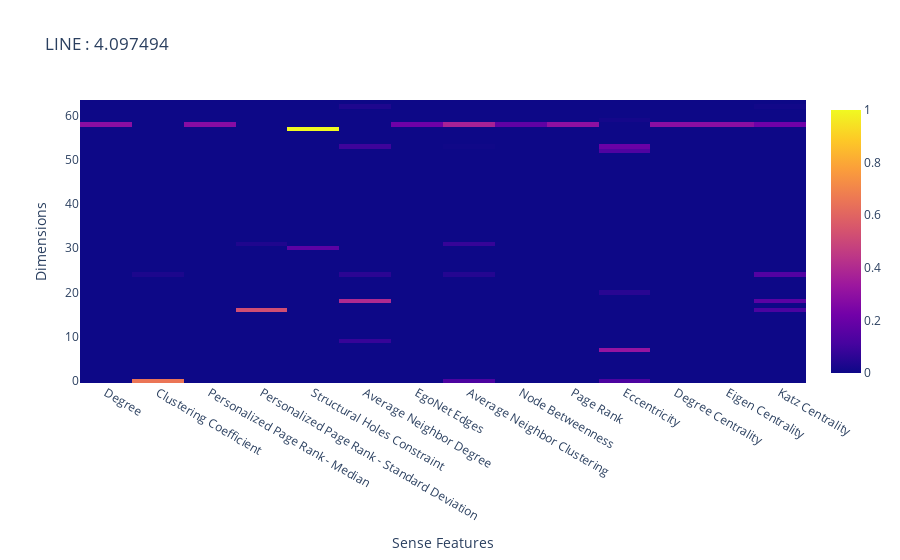
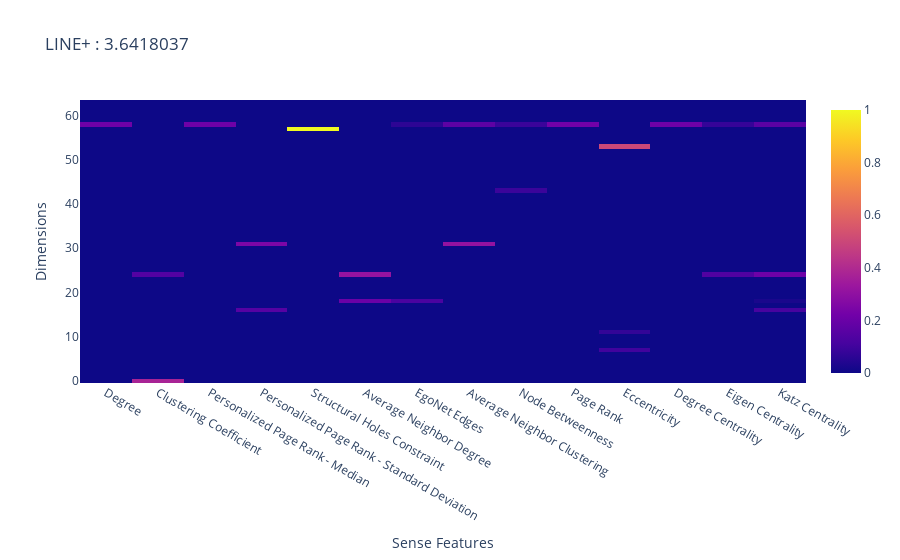

Notebook code cell kept with these figures, in order:
### Code cell
fig = go.Figure()
fig.add_trace(go.Heatmap(z = explain_og,
                         x = list(sense_feat_dict), 
                         ))
fig.update_layout(title_text = 'LINE : ' + str(np.linalg.norm(explain_og, ord = 'nuc')), 
                  xaxis_title_text = 'Sense Features', 
                  yaxis_title_text = 'Dimensions')

fig.show()

fig = go.Figure()
fig.add_trace(go.Heatmap(z = explain_plus_init,
                         x = list(sense_feat_dict), 
                         ))
fig.update_layout(title_text = 'LINE+ : ' + str(np.linalg.norm(explain_plus_init, ord = 'nuc')), 
                  xaxis_title_text = 'Sense Features', 
                  yaxis_title_text = 'Dimensions')

fig.show()

### Figure 1 — Plotly figure (JSON) as saved in the notebook; plotly's stock layout.template omitted (floating-point values rounded to 4 significant figures; data arrays with more than 128 entries replaced by an {"elided": "..."} marker saying what was removed)
{"data": [{"type": "heatmap", "x": ["Degree", "Clustering Coefficient", "Personalized Page Rank - Median", "Personalized Page Rank - Standard Deviation", "Structural Holes Constraint", "Average Neighbor Degree", "EgoNet Edges", "Average Neighbor Clustering", "Node Betweenness", "Page Rank", "Eccentricity", "Degree Centrality", "Eigen Centrality", "Katz Centrality"], "z": {"elided": "64x14 float values"}}], "layout": {"title": {"text": "LINE : 4.097494"}, "xaxis": {"title": {"text": "Sense Features"}}, "yaxis": {"title": {"text": "Dimensions"}}}}

### Figure 2 — Plotly figure (JSON) as saved in the notebook; plotly's stock layout.template omitted (floating-point values rounded to 4 significant figures; data arrays with more than 128 entries replaced by an {"elided": "..."} marker saying what was removed)
{"data": [{"type": "heatmap", "x": ["Degree", "Clustering Coefficient", "Personalized Page Rank - Median", "Personalized Page Rank - Standard Deviation", "Structural Holes Constraint", "Average Neighbor Degree", "EgoNet Edges", "Average Neighbor Clustering", "Node Betweenness", "Page Rank", "Eccentricity", "Degree Centrality", "Eigen Centrality", "Katz Centrality"], "z": {"elided": "64x14 float values"}}], "layout": {"title": {"text": "LINE+ : 3.6418037"}, "xaxis": {"title": {"text": "Sense Features"}}, "yaxis": {"title": {"text": "Dimensions"}}}}
